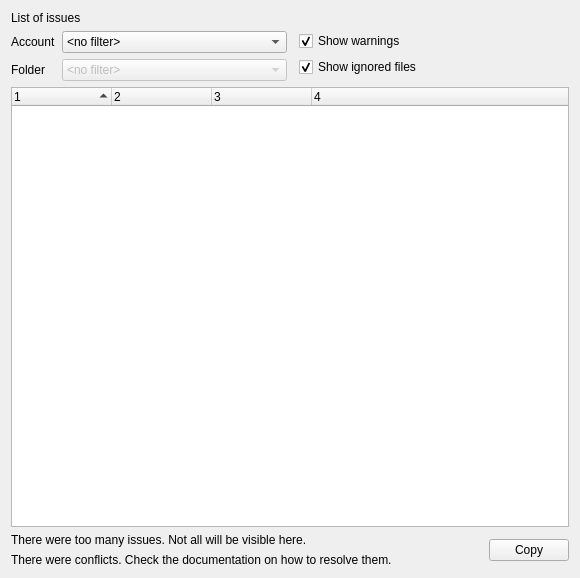
<?xml version="1.0" encoding="UTF-8"?>
<ui version="4.0">
 <class>OCC::IssuesWidget</class>
 <widget class="QWidget" name="OCC::IssuesWidget">
  <property name="geometry">
   <rect>
    <x>0</x>
    <y>0</y>
    <width>580</width>
    <height>578</height>
   </rect>
  </property>
  <property name="windowTitle">
   <string>Form</string>
  </property>
  <layout class="QVBoxLayout" name="verticalLayout">
   <item>
    <widget class="QLabel" name="_headerLabel">
     <property name="text">
      <string>List of issues</string>
     </property>
     <property name="textFormat">
      <enum>Qt::PlainText</enum>
     </property>
    </widget>
   </item>
   <item>
    <layout class="QGridLayout" name="gridLayout">
     <item row="0" column="0">
      <layout class="QFormLayout" name="accountFolderLayout">
       <item row="0" column="0">
        <widget class="QLabel" name="accountLabel">
         <property name="text">
          <string>Account</string>
         </property>
        </widget>
       </item>
       <item row="0" column="1">
        <widget class="QComboBox" name="filterAccount">
         <item>
          <property name="text">
           <string>&lt;no filter&gt;</string>
          </property>
         </item>
        </widget>
       </item>
       <item row="1" column="0">
        <widget class="QLabel" name="folderLabel">
         <property name="text">
          <string>Folder</string>
         </property>
        </widget>
       </item>
       <item row="1" column="1">
        <widget class="QComboBox" name="filterFolder">
         <property name="enabled">
          <bool>false</bool>
         </property>
         <item>
          <property name="text">
           <string>&lt;no filter&gt;</string>
          </property>
         </item>
        </widget>
       </item>
      </layout>
     </item>
     <item row="0" column="1">
      <layout class="QFormLayout" name="formLayout_2">
       <item row="0" column="1">
        <widget class="QCheckBox" name="showWarnings">
         <property name="text">
          <string>Show warnings</string>
         </property>
         <property name="checked">
          <bool>true</bool>
         </property>
        </widget>
       </item>
       <item row="1" column="1">
        <widget class="QCheckBox" name="showIgnores">
         <property name="text">
          <string>Show ignored files</string>
         </property>
         <property name="checked">
          <bool>true</bool>
         </property>
        </widget>
       </item>
      </layout>
     </item>
    </layout>
   </item>
   <item>
    <widget class="QTreeWidget" name="_treeWidget">
     <property name="alternatingRowColors">
      <bool>true</bool>
     </property>
     <property name="rootIsDecorated">
      <bool>false</bool>
     </property>
     <property name="sortingEnabled">
      <bool>true</bool>
     </property>
     <property name="columnCount">
      <number>4</number>
     </property>
     <column>
      <property name="text">
       <string notr="true">1</string>
      </property>
     </column>
     <column>
      <property name="text">
       <string notr="true">2</string>
      </property>
     </column>
     <column>
      <property name="text">
       <string notr="true">3</string>
      </property>
     </column>
     <column>
      <property name="text">
       <string notr="true">4</string>
      </property>
     </column>
    </widget>
   </item>
   <item>
    <layout class="QHBoxLayout" name="horizontalLayout_2" stretch="1,0">
     <item>
      <layout class="QVBoxLayout" name="verticalLayout_2">
       <item>
        <widget class="QLabel" name="_tooManyIssuesWarning">
         <property name="text">
          <string>There were too many issues. Not all will be visible here.</string>
         </property>
         <property name="wordWrap">
          <bool>true</bool>
         </property>
        </widget>
       </item>
       <item>
        <widget class="QLabel" name="_conflictHelp">
         <property name="text">
          <string>There were conflicts. Check the documentation on how to resolve them.</string>
         </property>
         <property name="wordWrap">
          <bool>true</bool>
         </property>
         <property name="openExternalLinks">
          <bool>true</bool>
         </property>
        </widget>
       </item>
      </layout>
     </item>
     <item>
      <layout class="QVBoxLayout" name="verticalLayout_3">
       <item>
        <spacer name="verticalSpacer">
         <property name="orientation">
          <enum>Qt::Vertical</enum>
         </property>
         <property name="sizeType">
          <enum>QSizePolicy::Minimum</enum>
         </property>
         <property name="sizeHint" stdset="0">
          <size>
           <width>20</width>
           <height>0</height>
          </size>
         </property>
        </spacer>
       </item>
       <item>
        <widget class="QPushButton" name="copyIssuesButton">
         <property name="toolTip">
          <string>Copy the issues list to the clipboard.</string>
         </property>
         <property name="text">
          <string>Copy</string>
         </property>
        </widget>
       </item>
      </layout>
     </item>
    </layout>
   </item>
   <item>
    <layout class="QHBoxLayout" name="horizontalLayout"/>
   </item>
  </layout>
 </widget>
 <resources/>
 <connections/>
</ui>
